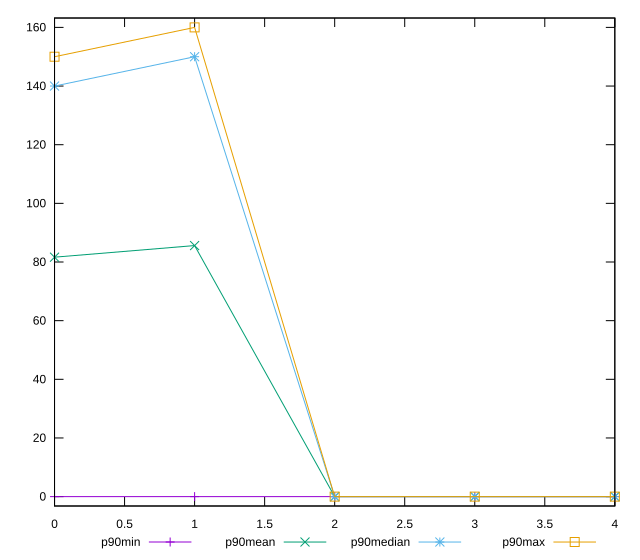

Here is the gnuplot script that generated this plot:
reset

$p90Min <<EOF
0 0
1 0
2 0
3 0
4 0
EOF

$p90Mean <<EOF
0 81.64835164835165
1 85.6043956043956
2 0
3 0
4 0
EOF

$p90Median <<EOF
0 140
1 150
2 0
3 0
4 0
EOF

$p90Max <<EOF
0 150
1 160
2 0
3 0
4 0
EOF

set key outside below
set xrange [0:4]
set yrange [-3.2:163.2]
set trange [-3.2:163.2]
set terminal svg size 640, 560 enhanced background rgb 'white'
set output "report_00009_2021-02-08T22-37-41.559Z/unminified-css/progression/value.svg"

plot $p90Min title "p90min" with linespoints, \
     $p90Mean title "p90mean" with linespoints, \
     $p90Median title "p90median" with linespoints, \
     $p90Max title "p90max" with linespoints

reset
